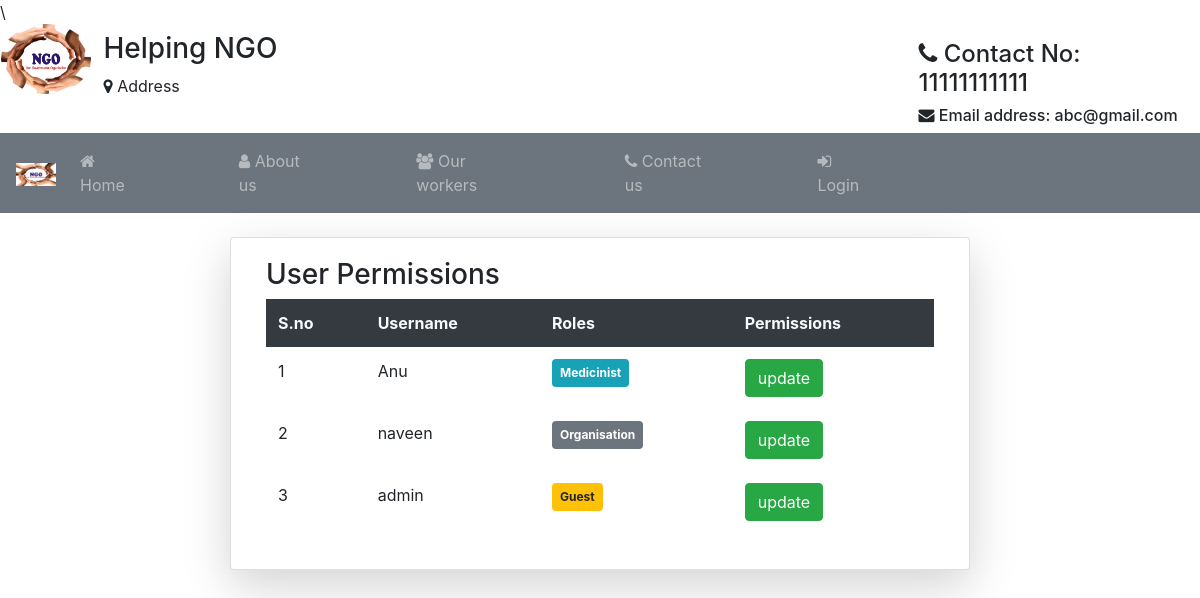
Screenshot of /prm/ with the database file from the repository.
### Student/models.py (models this page shows)
class User(AbstractUser):
	img= models.ImageField(upload_to='Profiles/',default="profile.png")
	dob=models.DateField(null=True,blank=True)
	organization_name=models.CharField(max_length=120,blank=True,null=True)
	hospital_name=models.CharField(max_length=120,blank=True,null=True)
	g=[('Male','Male'),('Female','Female')]
	gender=models.CharField(max_length=10,choices=g,null=True,blank=True)
	ph_no=models.CharField(max_length=10)
	pan_no=models.CharField(max_length=10,null=True,blank=True)
	address=models.CharField(max_length=100)
	postal_code=models.CharField(max_length=7)
	city=models.CharField(max_length=20)
	state=models.CharField(max_length=20,default='Andra Pradesh')
	country=models.CharField(max_length=20,default='India')
	p=[(1,'Medicinist'),(2,'Organisation'),(3,'Guest')]
	role=models.IntegerField(choices=p,default=3)

### Student/views.py (the view)
# urls.py: path('prm/',views.peruser,name="pmu"),
def peruser(request):
	ty=User.objects.all()
	return render(request,'htfiles/peruser.html',{'q':ty})

### Student/templates/htfiles/peruser.html (shortened to what this page needs)
{% extends 'htfiles/header.html' %}
{% block content %}
<div class="container mt-4">
	<div class="card col-md-8 mx-auto shadow-lg">
		<div class="card-body">
			<h3>User Permissions</h3>
			<table class="table table-borderless">
				<tr class="bg-dark text-light">
					<th>S.no</th>
					<th>Username</th>
					<th>Roles</th>
					<th>Permissions</th>
				</tr>
				{% for j in q %}
				<tr>
					<td>{{forloop.counter}}</td>
					<td>{{j.username}}</td>
					<td>
						{% if j.role == 3 %}
						<span class="badge badge-pills badge-warning p-2">Guest</span>
						{% elif j.role == 2 %}
						<span class="badge badge-pills badge-secondary p-2">Organisation</span>
						{% elif j.role == 1 %}
						<span class="badge badge-pills badge-info p-2">Medicinist</span>
						{% else %}
						<span class="badge badge-pills badge-success p-2">Admin</span>
						{% endif %}
				</td>
					<td colspan="3">
						<a href="{% url 'gp' j.id %}" class="btn btn-success">update</a>
					</td>
				</tr>
				{% endfor %}
			</table>
		</div>
	</div>
</div>
{% endblock %}

### rows the page displays
User: username "Anu", role "Medicinist"
User: username "naveen", role "Organisation"
User: username "admin", role "Guest"
